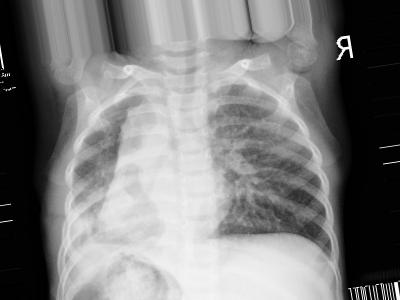
%> input picture Dataset/bacterial/bact1.jpeg, 400 x 300 px
$ octave convex_hull.m   (GNU Octave 9; MATLAB toolbox functions it lacks are replaced by stand-ins)
%> lines starting %> are read from the running program, lines starting %| are printed output that depends on the picture; in (x1, y1, x2, y2) boxes, pixels count from 0 and x2, y2 are one past the last pixel; in counts of white or black regions, pixels touching at a corner belong together; the program's own positions count from 1
imagePaths = {
	'C:\Users\Praveen nallasivam\Desktop\codes\New\Lung Disease Detection\Dataset\bacterial\bact1.jpeg',
    'C:\Users\Praveen nallasivam\Desktop\codes\New\Lung Disease Detection\Dataset\bacterial\bact2.jpeg',
    'C:\Users\Praveen nallasivam\Desktop\codes\New\Lung Disease Detection\Dataset\bacterial\bact3.jpeg'
};

figure;

for i = 1:length(imagePaths)
    originalImage = imread(imagePaths{i});
%> originalImage is the input picture: size 300x400 uint8; min 0, max 255, mean 124.7

    binaryImage = imbinarize(originalImage);
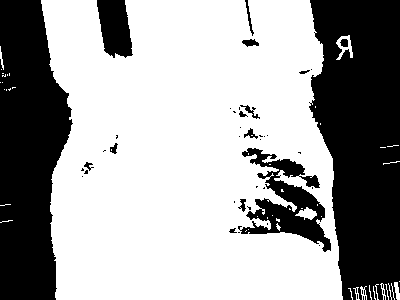
%> binaryImage: size 300x400 logical; 63.5% white; 45 black regions (30 under 20 px), largest, box (x1, y1, x2, y2) and area: (309, 0, 400, 300) 21450, (0, 0, 73, 300) 16464, (238, 148, 331, 252) 3683

    %convex hull
    convexHullImage = bwconvhull(binaryImage);
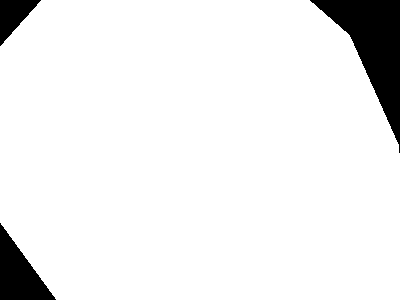
%> convexHullImage: size 300x400 logical; 93% white; 3 black regions, box (x1, y1, x2, y2) and area: (310, 0, 400, 153) 5302, (0, 223, 56, 300) 2184, (0, 0, 41, 46) 963

    subplot(length(imagePaths), 2, (i-1)*2 + 1);
    imshow(originalImage);
    title(['Original Image - Bacterial ', num2str(i)]);
    subplot(length(imagePaths), 2, (i-1)*2 + 2);
    imshow(convexHullImage);
    title('Convex Hull');
end
%> pass 2 of the loop `for i = 1:length(imagePaths)`:
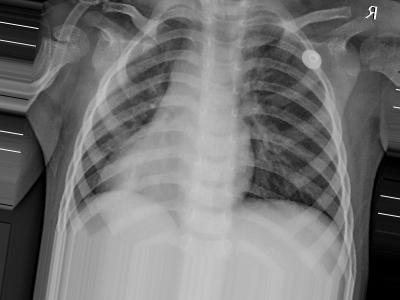
%> input picture Dataset/bacterial/bact2.jpeg, 400 x 300 px
%> originalImage is the input picture: size 300x400 uint8; min 0, max 255, mean 115.3
%> `binaryImage = imbinarize(originalImage);`:
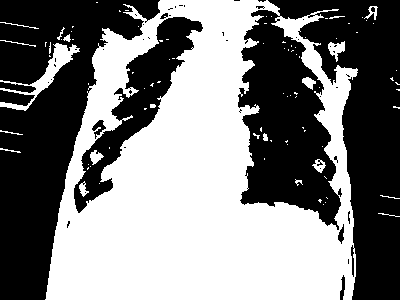
%> binaryImage: size 300x400 logical; 49.6% white; 91 white regions (71 under 20 px), largest, box (x1, y1, x2, y2) and area: (45, 0, 358, 300) 57174, (0, 43, 80, 111) 1090, (328, 41, 345, 62) 182
%> `convexHullImage = bwconvhull(binaryImage);`:
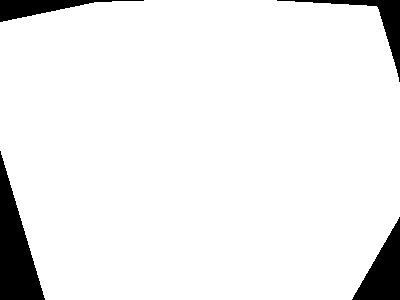
%> convexHullImage: size 300x400 logical; 93.4% white; 4 black regions, box (x1, y1, x2, y2) and area: (0, 151, 45, 300) 3390, (352, 217, 400, 300) 2016, (277, 0, 400, 82) 1310, (0, 0, 144, 22) 1224
%> pass 3 of the loop `for i = 1:length(imagePaths)`:
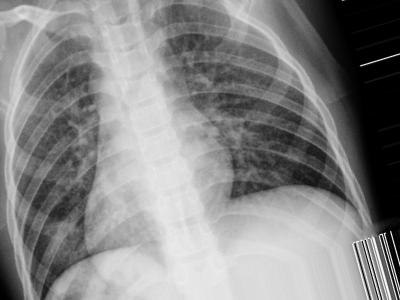
%> input picture Dataset/bacterial/bact3.jpeg, 400 x 300 px
%> originalImage is the input picture: size 300x400 uint8; min 0, max 255, mean 134.5
%> `binaryImage = imbinarize(originalImage);`:
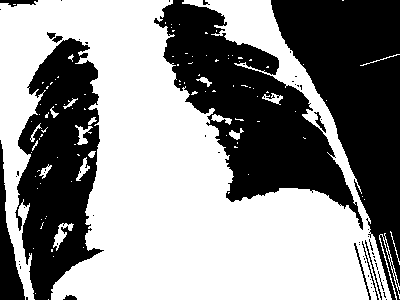
%> binaryImage: size 300x400 logical; 55.8% white; 60 black regions (47 under 20 px), largest, box (x1, y1, x2, y2) and area: (271, 0, 400, 300) 18252, (154, 0, 363, 230) 18149, (15, 38, 104, 300) 14240
%> `convexHullImage = bwconvhull(binaryImage);`:
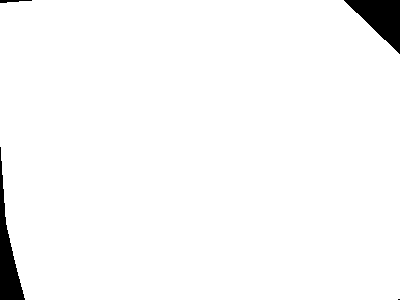
%> convexHullImage: size 300x400 logical; 97.5% white; 4 black regions (1 under 20 px), largest, box (x1, y1, x2, y2) and area: (344, 0, 400, 54) 1538, (0, 147, 25, 300) 1413, (0, 0, 32, 3) 58

colormap gray;
